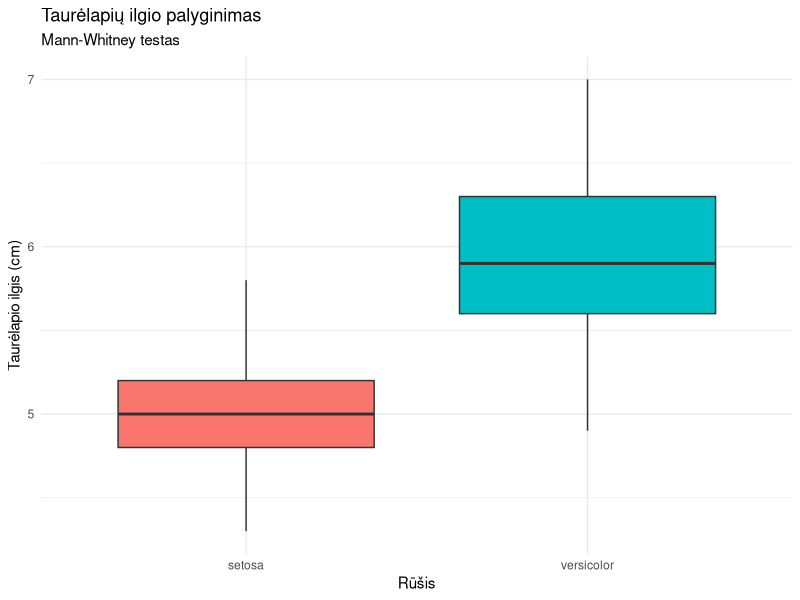

Write the R code that produced this figure.
## ---- chunk 1
library(ggplot2)

# Naudojame iris duomenis
wilcox.test(
  Sepal.Length ~ Species, 
  data = iris, 
  subset = Species %in% c("setosa", "versicolor")
)
## ---- chunk 2
# Pavyzdys su poriniais duomenimis
prieš <- c(120, 125, 130, 135, 140)
po <- c(115, 118, 125, 128, 132)

wilcox.test(prieš, po, paired = TRUE)
## ---- chunk 3
iris_subset <- iris[iris$Species %in% c("setosa", "versicolor"), ]

ggplot(iris_subset, aes(x = Species, y = Sepal.Length, fill = Species)) +
  geom_boxplot() +
  labs(
    title = "Taurėlapių ilgio palyginimas",
    subtitle = "Mann-Whitney testas",
    x = "Rūšis",
    y = "Taurėlapio ilgis (cm)"
  ) +
  theme_minimal() +
  theme(legend.position = "none")
